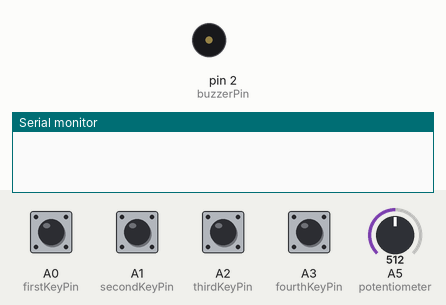
Recording of a sketch running on a simulated Arduino Uno, built with avr-gcc and run on an emulated ATmega328P. On the bench: buzzer (waves = sounding), the last lines printed to the serial monitor. The inputs (shaded band) are chosen by the test bench; at power-on: A0 (firstKeyPin), A1 (secondKeyPin), A2 (thirdKeyPin), A3 (fourthKeyPin) HIGH, A5 (potentiometer) = 512.

Above: at 1.2 s.
1.3 s: A0 (firstKeyPin) pulled LOW for 0.15 s
At 1.37 s:
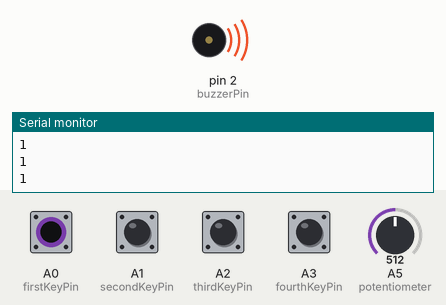
2.9 s: A1 (secondKeyPin) pulled LOW for 0.15 s
At 3.7 s:
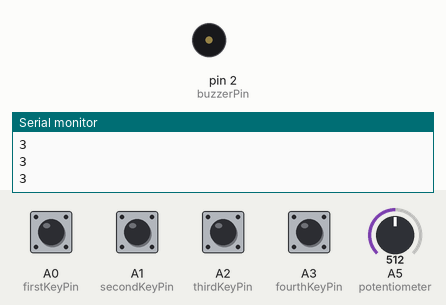
4.5 s: A2 (thirdKeyPin) pulled LOW for 0.15 s
At 4.57 s:
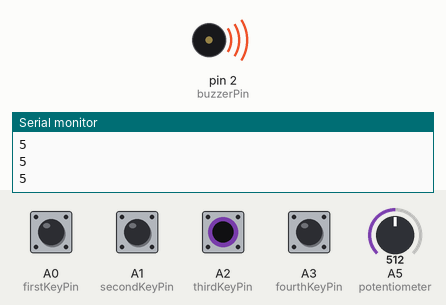
6.1 s: A3 (fourthKeyPin) pulled LOW for 0.15 s
At 7.4 s:
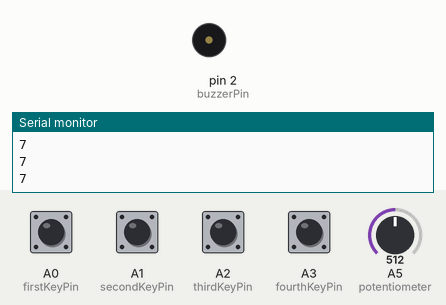
Timing chart, 0 to 8.7 s (numbered marks = the images above; inputs shaded):
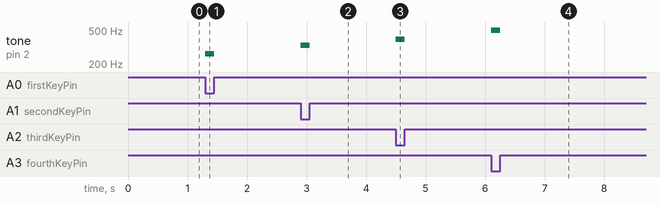

The sketch:

RealPiano.ino
```cpp
/*
  This project is modified from https://github.com/sparkfun/SIK-Guide-Code (3 buttons trumpet)
*/

//set the pins for the button and buzzer
int firstKeyPin = A0;
int secondKeyPin = A1;
int thirdKeyPin = A2;
int fourthKeyPin = A3;

int potentiometer = A5;
int vol;
int min_vol = 30; //the upper range of the minumum value read from the potentiometer
int buzzerPin = 2;


void setup() {
  Serial.begin(9600);

  pinMode(firstKeyPin, INPUT_PULLUP);
  pinMode(secondKeyPin, INPUT_PULLUP);
  pinMode(thirdKeyPin, INPUT_PULLUP);
  pinMode(fourthKeyPin, INPUT_PULLUP);
  //take the reading from the potentiometer as the input
  pinMode(potentiometer, INPUT);


  //set the buzzer pin as an output
  pinMode(buzzerPin, OUTPUT);
}

void loop() {
  int vol = analogRead(potentiometer); //returns number from 0 to 1023
  //Serial.println(vol);

  if (digitalRead(firstKeyPin) == LOW) {
    if (digitalRead(secondKeyPin) == HIGH) {
      if (vol <=  min_vol) {
        tone(buzzerPin, 277);              // first key pressed with potentiometer: play c#
        Serial.println(9);
      }
      else {
        tone(buzzerPin, 262);             // first key pressed: play c
        Serial.println(1);
      }
    }

    else if (digitalRead(secondKeyPin) == LOW) {
      if (vol <=  min_vol) {
        tone(buzzerPin, 311);                 // first and second key presses with potentiometer: play d#
        Serial.println(10);
      }
      else {
        tone(buzzerPin, 294);                 // first and second key pressed: play d
        Serial.println(2);

      }
    }
  }

  else if (digitalRead(secondKeyPin) == LOW) {   // second key pressed: play e (e does not have e#)
    if (digitalRead(thirdKeyPin) == HIGH) {
      tone(buzzerPin, 330);
      Serial.println(3);

    }
    else if (digitalRead(thirdKeyPin) == LOW) {  // second key pressed with potentiometer: play f#
      if (vol <= min_vol) {
        tone(buzzerPin, 370);
        Serial.println(11);
      }
      else {
        tone(buzzerPin, 349);                   // second and third key pressed: play f
        Serial.println(4);
      }
    }
  }

  else if (digitalRead(thirdKeyPin) == LOW) {
    if (digitalRead(fourthKeyPin) == HIGH) {
      if (vol <=  min_vol) {
        tone(buzzerPin, 415);              // third key pressed with potentiometer: play g#
        Serial.println(12);
      }
      else {
        tone(buzzerPin, 392);             // third key pressed: play g
        Serial.println(5);
      }
    }

    else if (digitalRead(fourthKeyPin) == LOW) {
      if (vol <=  min_vol) {
        tone(buzzerPin, 466);                 // third and fourth key presses with potentiometer: play a#
        Serial.println(13);
      }
      else {
        tone(buzzerPin, 440);                 // third and fourth key pressed: play a
        Serial.println(6);

      }
    }
  }

  else if (digitalRead(fourthKeyPin) == LOW) {
    if (vol <= min_vol) {
      tone(buzzerPin, 523);                     // fourth key pressed with potentiometer: play b# = C
      Serial.println(14);
    }
    else {
      tone(buzzerPin, 494);                     // fourth key pressed: play b
      Serial.println(7);

    }
  }

  else {
    noTone(buzzerPin);                          // if no key is pressed turn the buzzer off
  }
}


/*
  note  frequency
  c     262 Hz    c# 277
  d     294 Hz    d# 311
  e     330 Hz
  f     349 Hz    f# 370
  g     392 Hz    g# 415
  a     440 Hz    a# 466
  b     494 Hz
  C     523 Hz
*/
```

Measured:
- after the input at 1.3 s, tone on pin 2 (buzzerPin): silent → 262 Hz at once, → silent 0.15 s later
- after the input at 2.9 s, tone on pin 2 (buzzerPin): silent → 330 Hz at once, → silent 0.15 s later
- after the input at 4.5 s, tone on pin 2 (buzzerPin): silent → 392 Hz at once, → silent 0.15 s later
- after the input at 6.1 s, tone on pin 2 (buzzerPin): silent → 494 Hz at once, → silent 0.15 s later
